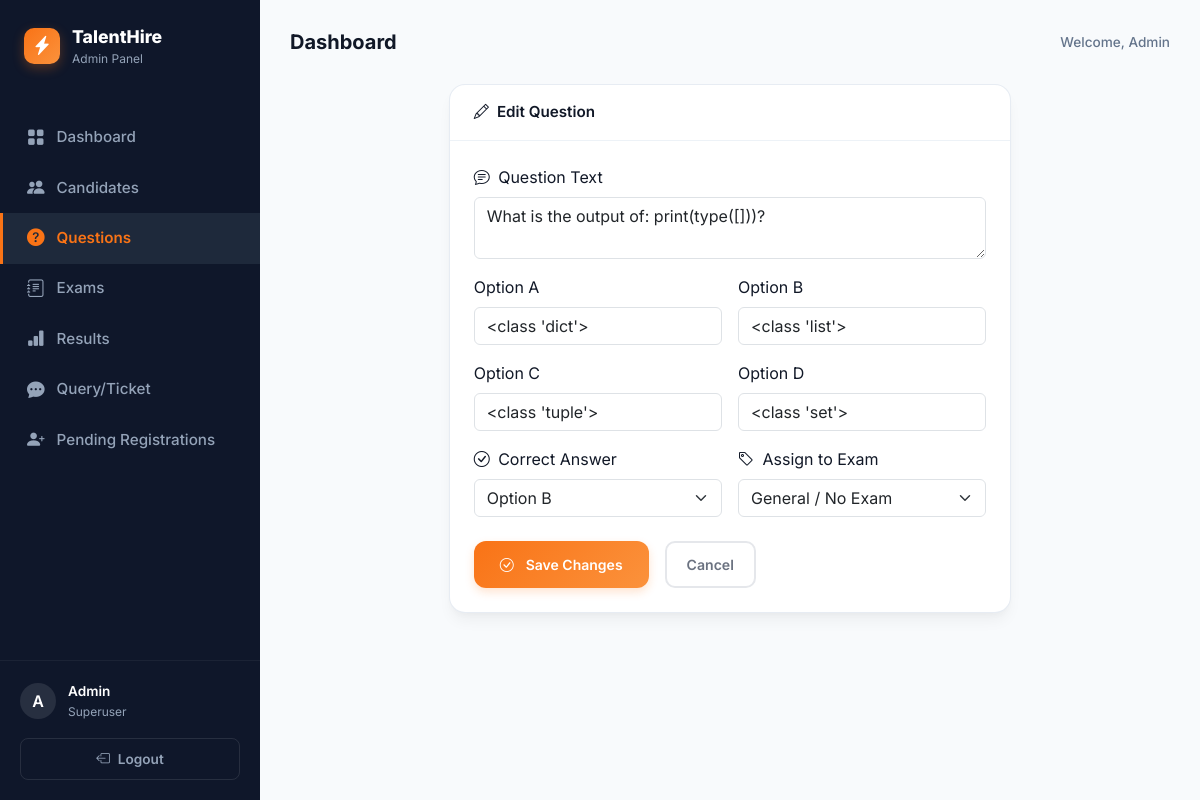
The page /portal/questions/edit/1/ (signed in) on the database its author committed.
### exam/models.py (models this page shows, shortened)
class Question(models.Model):
    question_text   = models.TextField()              # The actual question
    option_a        = models.CharField(max_length=300)  # Option A
    option_b        = models.CharField(max_length=300)  # Option B
    option_c        = models.CharField(max_length=300)  # Option C
    option_d        = models.CharField(max_length=300)  # Option D
    ANSWER_CHOICES = [
        ('A', 'Option A'),
        ('B', 'Option B'),
        ('C', 'Option C'),
        ('D', 'Option D'),
    ]
    correct_answer = models.CharField(max_length=1, choices=ANSWER_CHOICES)
    exam           = models.ForeignKey('Exam', on_delete=models.SET_NULL, null=True, blank=True, related_name='questions')
    class Meta:
        verbose_name = "Question"
        verbose_name_plural = "Questions"

### exam/views.py (the view, shortened to what this page needs)
# urls.py: path('portal/questions/edit/<int:pk>/', views.admin_edit_question,  name='admin_edit_question'),
@admin_required
def admin_edit_question(request, pk):
    question = get_object_or_404(Question, pk=pk)
    return render(request, 'exam/admin_question_form.html', {
        'action': 'Edit',
        'question': question,
        'exams': Exam.objects.all().order_by('name')
    })

### exam/views.py (called while the page is built)
def admin_required(view_func):
    @functools.wraps(view_func)
    def wrapper(request, *args, **kwargs):
        if not (request.user.is_authenticated and request.user.is_staff):
            return redirect('admin_login')
        return view_func(request, *args, **kwargs)
    return wrapper

### exam/templates/exam/admin_question_form.html (shortened to what this page needs)
{% extends 'exam/admin_base.html' %}
{% block nav_ques %}active{% endblock %}
{% block content %}
<div class="container">
    <div class="row justify-content-center">
        <div class="col-12 col-md-9 col-lg-8">
            <div class="admin-card">
                <div class="admin-card-header">
                    <span>
                        {% if action == 'Add' %}
                            <i class="bi bi-plus-circle me-2"></i>Add New Question
                        {% else %}
                            <i class="bi bi-pencil me-2"></i>Edit Question
                        {% endif %}
                    </span>
                </div>
                <div class="p-4">
                    <form method="POST">
                        <div class="mb-3">
                            <label class="form-label"><i class="bi bi-chat-text me-1"></i> Question Text</label>
                            <textarea name="question_text" class="form-control" placeholder="Type the question here..." required>{{ question.question_text|default:'' }}</textarea>
                        </div>
                        <div class="row g-3 mb-3">
                            <div class="col-md-6">
                                <label class="form-label">Option A</label>
                                <input type="text" name="option_a" class="form-control"
                                       value="{{ question.option_a|default:'' }}" placeholder="Option A" required>
                            </div>
                            <div class="col-md-6">
                                <label class="form-label">Option B</label>
                                <input type="text" name="option_b" class="form-control"
                                       value="{{ question.option_b|default:'' }}" placeholder="Option B" required>
                            </div>
                            <div class="col-md-6">
                                <label class="form-label">Option C</label>
                                <input type="text" name="option_c" class="form-control"
                                       value="{{ question.option_c|default:'' }}" placeholder="Option C" required>
                            </div>
                            <div class="col-md-6">
                                <label class="form-label">Option D</label>
                                <input type="text" name="option_d" class="form-control"
                                       value="{{ question.option_d|default:'' }}" placeholder="Option D" required>
                            </div>
                        </div>
                        <div class="row g-3 mb-4">
                            <div class="col-md-6">
                                <label class="form-label"><i class="bi bi-check-circle me-1"></i> Correct Answer</label>
                                <select name="correct_answer" class="form-select" required>
                                    {% for letter in "ABCD" %}
                                    <option value="{{ letter }}"
                                        {% if question.correct_answer == letter %}selected{% endif %}>
                                        Option {{ letter }}
                                    </option>
                                    {% endfor %}
                                </select>
                            </div>
                            <div class="col-md-6">
                                <label class="form-label"><i class="bi bi-tag me-1"></i> Assign to Exam</label>
                                <select name="exam_id" class="form-select">
                                    <option value="">General / No Exam</option>
                                </select>
                            </div>
                        </div>
                        <div class="d-flex gap-3">
                            <button type="submit" class="btn-orange" style="padding:11px 26px;">
                                <i class="bi bi-check-circle me-1"></i>
                                {% if action == 'Add' %}Add Question{% else %}Save Changes{% endif %}
                            </button>
                            <a href="{% url 'admin_questions' %}" style="padding:11px 20px; border-radius:10px; border:2px solid #e5e7eb; color:#6b7280; font-weight:600; font-size:0.88rem; text-decoration:none;">
                                Cancel
                            </a>
                        </div>
                    </form>
                </div>
            </div>
        </div>
    </div>
</div>
{% endblock %}

### exam/templates/exam/admin_base.html (shortened to what this page needs)
<!DOCTYPE html>
<html lang="en">
<head>
    <link href="https://cdn.jsdelivr.net/npm/bootstrap@5.3.0/dist/css/bootstrap.min.css" rel="stylesheet">
    <link href="https://cdn.jsdelivr.net/npm/bootstrap-icons@1.10.5/font/bootstrap-icons.css" rel="stylesheet">
</head>
<body>
<aside class="sidebar">
    <a href="{% url 'admin_dashboard' %}" class="sidebar-brand">
        <div class="brand-logo"><i class="bi bi-lightning-charge-fill"></i></div>
        <div>
            <span class="brand-name">TalentHire</span>
            <span class="brand-sub">Admin Panel</span>
        </div>
    </a>
    <nav class="nav-menu">
        <a href="{% url 'admin_dashboard' %}" class="nav-item {% block nav_dash %}{% endblock %}">
            <i class="bi bi-grid-fill"></i> Dashboard
        </a>
        <a href="{% url 'admin_candidates' %}" class="nav-item {% block nav_cand %}{% endblock %}">
            <i class="bi bi-people-fill"></i> Candidates
        </a>
        <a href="{% url 'admin_questions' %}" class="nav-item {% block nav_ques %}{% endblock %}">
            <i class="bi bi-question-circle-fill"></i> Questions
        </a>
        <a href="{% url 'admin_settings' %}" class="nav-item {% block nav_set %}{% endblock %}">
            <i class="bi bi-journal-text"></i> Exams
        </a>
        <a href="{% url 'admin_results' %}" class="nav-item {% block nav_res %}{% endblock %}">
            <i class="bi bi-bar-chart-fill"></i> Results
        </a>
        <a href="{% url 'admin_queries' %}" class="nav-item {% block nav_query %}{% endblock %}">
            <i class="bi bi-chat-dots-fill"></i> Query/Ticket
        </a>
        <a href="{% url 'admin_pending_registrations' %}" class="nav-item {% block nav_pending %}{% endblock %}">
            <i class="bi bi-person-plus-fill"></i> Pending Registrations
        </a>
    </nav>
    <div class="sidebar-footer">
        <div class="user-profile">
            <div class="user-avatar">A</div>
            <div class="user-info">
                <span class="user-name">{{ request.user.username|capfirst }}</span>
                <span class="user-role">Superuser</span>
            </div>
        </div>
        <a href="{% url 'admin_logout' %}" class="btn-logout">
            <i class="bi bi-box-arrow-left"></i> Logout
        </a>
    </div>
</aside>
<main class="main-content">
    <header class="page-header">
        <h2 class="page-title">{% block page_title %}Dashboard{% endblock %}</h2>
        <div class="header-actions">
            Welcome, Admin
        </div>
    </header>
    {% block content %}{% endblock %}
</main>
</body>
</html>

### exam/templates/exam/admin_base.html (style rules this page uses)
:root { --sidebar-bg: #0f172a; --sidebar-hover: #1e293b; --sidebar-active: #1e293b; --sidebar-text: #94a3b8; --sidebar-text-active: #f8fafc; --primary-orange: #f97316; --primary-gradient: linear-gradient(135deg, #f97316 0%, #fb923c 100%); --bg-body: #f8fafc; --card-shadow: 0 10px 15px -3px rgba(0, 0, 0, 0.05), 0 4px 6px -2px rgba(0, 0, 0, 0.025); --card-border: 1px solid rgba(226, 232, 240, 0.8); }
* { margin:0; padding:0; box-sizing:border-box; }
body { font-family: 'Inter', sans-serif; background: var(--bg-body); color: #111827; min-height: 100vh; display: flex; }
.sidebar { width: 260px; background: var(--sidebar-bg); color: white; display: flex; flex-direction: column; position: fixed; height: 100vh; left: 0; top: 0; z-index: 1000; transition: all 0.3s; }
.sidebar-brand { padding: 24px; display: flex; align-items: center; gap: 12px; text-decoration: none; color: white; }
.brand-logo { background: var(--primary-gradient); width: 36px; height: 36px; border-radius: 10px; display: flex; align-items: center; justify-content: center; font-size: 1.2rem; color: white; box-shadow: 0 4px 12px rgba(249, 115, 22, 0.3); }
.brand-name { font-weight: 800; font-size: 1.1rem; }
.brand-sub { font-size: 0.75rem; color: var(--sidebar-text); display: block; }
.nav-menu { flex: 1; padding: 20px 0; }
.nav-item { display: flex; align-items: center; gap: 12px; padding: 12px 24px; color: var(--sidebar-text); text-decoration: none; font-size: 0.95rem; font-weight: 500; transition: all 0.2s; border-left: 3px solid transparent; }
.nav-item.active { background: var(--sidebar-active); color: var(--primary-orange); border-left-color: var(--primary-orange); font-weight: 600; }
.nav-item i { font-size: 1.1rem; }
.sidebar-footer { padding: 20px; border-top: 1px solid rgba(255,255,255,0.05); }
.user-profile { display: flex; align-items: center; gap: 12px; margin-bottom: 16px; }
.user-avatar { width: 36px; height: 36px; border-radius: 50%; background: rgba(255,255,255,0.1); display: flex; align-items: center; justify-content: center; color: white; font-weight: 600; }
.user-info { font-size: 0.85rem; }
.user-name { font-weight: 600; display: block; }
.user-role { color: var(--sidebar-text); font-size: 0.75rem; }
.btn-logout { width: 100%; padding: 10px; border-radius: 8px; border: 1px solid rgba(255,255,255,0.1); background: transparent; color: var(--sidebar-text); font-size: 0.85rem; font-weight: 600; text-decoration: none; display: flex; align-items: center; justify-content: center; gap: 8px; transition: all 0.2s; }
.main-content { margin-left: 260px; flex: 1; padding: 30px; max-width: calc(100% - 260px); }
.page-header { display: flex; justify-content: space-between; align-items: center; margin-bottom: 30px; }
.page-title { font-weight: 700; font-size: 1.25rem; margin: 0; }
.header-actions { color: #64748b; font-size: 0.85rem; font-weight: 500; }
.admin-card { background: white; border-radius: 16px; border: var(--card-border); box-shadow: var(--card-shadow); margin-bottom: 24px; overflow: hidden; transition: box-shadow 0.2s, transform 0.2s; }
.admin-card-header { padding: 16px 24px; border-bottom: 1px solid #edf2f7; font-weight: 600; font-size: 0.95rem; display: flex; align-items: center; justify-content: space-between; }
.btn-orange { background: var(--primary-gradient); color: white; border: none; border-radius: 12px; padding: 10px 22px; font-weight: 600; font-size: 0.875rem; transition: all 0.3s ease; display: inline-flex; align-items: center; justify-content: center; gap: 8px; box-shadow: 0 4px 10px rgba(249, 115, 22, 0.2); }

### rows shown on the page
Question: question_text "What is the output of: print(type([]))?", option_a "<class 'dict'>", option_b "<class 'list'>", option_c "<class 'tuple'>", option_d "<class 'set'>", correct_answer "Option B"

### other values the page prints
{{ request.user.username|capfirst }} "Admin"
